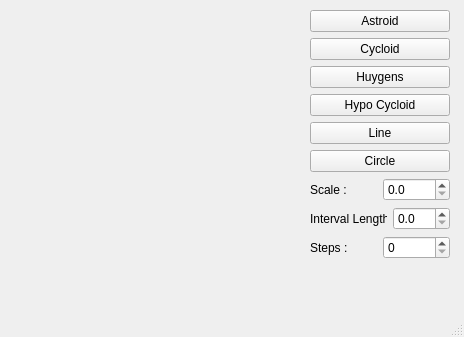
<?xml version="1.0" encoding="UTF-8"?>
<ui version="4.0">
 <class>MainWindow</class>
 <widget class="QMainWindow" name="MainWindow">
  <property name="geometry">
   <rect>
    <x>0</x>
    <y>0</y>
    <width>464</width>
    <height>337</height>
   </rect>
  </property>
  <property name="windowTitle">
   <string>MainWindow</string>
  </property>
  <widget class="QWidget" name="centralwidget">
   <widget class="RenderArea" name="renderArea" native="true">
    <property name="geometry">
     <rect>
      <x>12</x>
      <y>16</y>
      <width>291</width>
      <height>261</height>
     </rect>
    </property>
   </widget>
   <widget class="QWidget" name="">
    <property name="geometry">
     <rect>
      <x>310</x>
      <y>10</y>
      <width>140</width>
      <height>300</height>
     </rect>
    </property>
    <layout class="QVBoxLayout" name="verticalLayout">
     <item>
      <widget class="QPushButton" name="btnAstroid">
       <property name="text">
        <string>Astroid</string>
       </property>
      </widget>
     </item>
     <item>
      <widget class="QPushButton" name="btnCycloid">
       <property name="text">
        <string>Cycloid</string>
       </property>
      </widget>
     </item>
     <item>
      <widget class="QPushButton" name="btnHuygens">
       <property name="text">
        <string>Huygens</string>
       </property>
      </widget>
     </item>
     <item>
      <widget class="QPushButton" name="btnHypo">
       <property name="text">
        <string>Hypo Cycloid</string>
       </property>
      </widget>
     </item>
     <item>
      <widget class="QPushButton" name="btnLine">
       <property name="text">
        <string>Line</string>
       </property>
      </widget>
     </item>
     <item>
      <widget class="QPushButton" name="btnCircle">
       <property name="text">
        <string>Circle</string>
       </property>
      </widget>
     </item>
     <item>
      <layout class="QHBoxLayout" name="horizontalLayout">
       <item>
        <widget class="QLabel" name="label">
         <property name="text">
          <string>Scale :</string>
         </property>
        </widget>
       </item>
       <item>
        <widget class="QDoubleSpinBox" name="spinScale">
         <property name="decimals">
          <number>1</number>
         </property>
         <property name="singleStep">
          <double>0.100000000000000</double>
         </property>
        </widget>
       </item>
      </layout>
     </item>
     <item>
      <layout class="QHBoxLayout" name="horizontalLayout_2">
       <item>
        <widget class="QLabel" name="label_2">
         <property name="text">
          <string>Interval Length :</string>
         </property>
        </widget>
       </item>
       <item>
        <widget class="QDoubleSpinBox" name="spinInterval">
         <property name="decimals">
          <number>1</number>
         </property>
         <property name="singleStep">
          <double>0.100000000000000</double>
         </property>
        </widget>
       </item>
      </layout>
     </item>
     <item>
      <layout class="QHBoxLayout" name="horizontalLayout_3">
       <item>
        <widget class="QLabel" name="label_3">
         <property name="text">
          <string>Steps :</string>
         </property>
        </widget>
       </item>
       <item>
        <widget class="QSpinBox" name="spinSteps">
         <property name="maximum">
          <number>512</number>
         </property>
        </widget>
       </item>
      </layout>
     </item>
     <item>
      <spacer name="verticalSpacer">
       <property name="orientation">
        <enum>Qt::Vertical</enum>
       </property>
       <property name="sizeHint" stdset="0">
        <size>
         <width>20</width>
         <height>40</height>
        </size>
       </property>
      </spacer>
     </item>
    </layout>
   </widget>
  </widget>
  <widget class="QStatusBar" name="statusbar"/>
 </widget>
 <customwidgets>
  <customwidget>
   <class>RenderArea</class>
   <extends>QWidget</extends>
   <header location="global">renderarea.h</header>
   <container>1</container>
  </customwidget>
 </customwidgets>
 <resources/>
 <connections/>
</ui>
